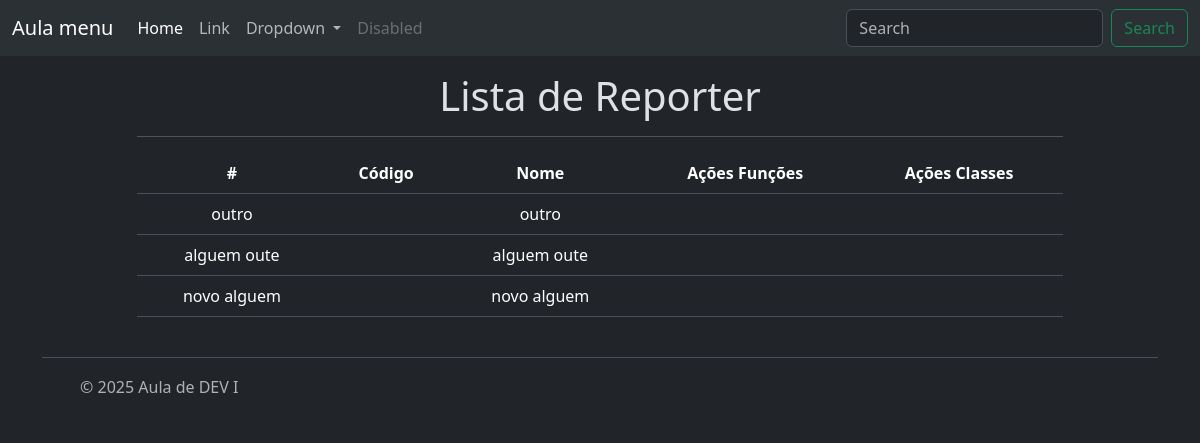
/relacionamentos/reporter/funcao/, run on an earlier commit of the app's database.
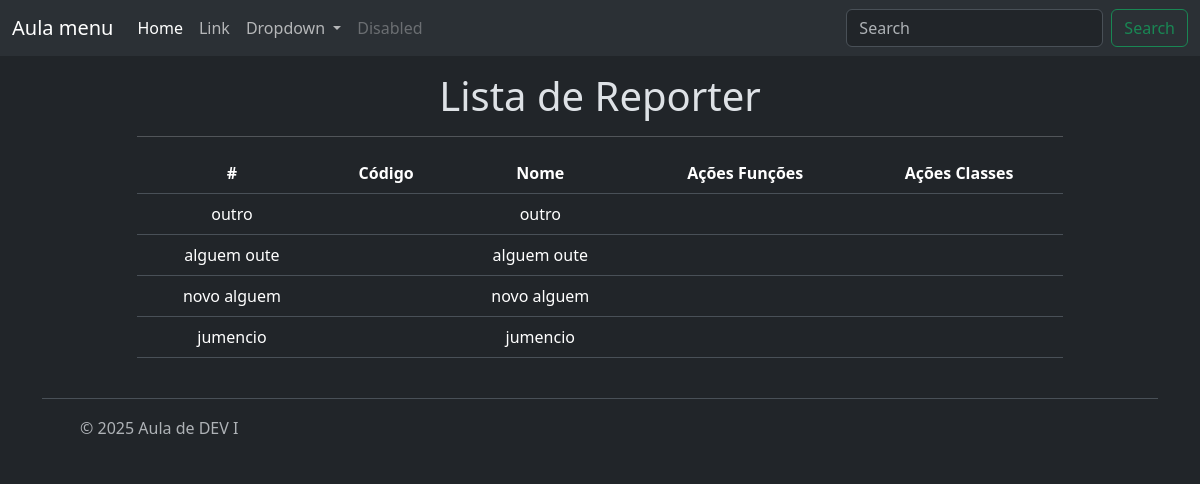
And on a later commit of the database.
### relacionamentos/models/reporter.py (models this page shows, shortened)
class Reporter(BaseModel):
    nome = models.CharField(max_length = 100,
                            validators=[MinLengthValidator(3)],
                            verbose_name='Reporter',
                            help_text=('Reportar Nome'))
    cpf = models.CharField(max_length = 11,
                           validators=[MinLengthValidator(11), validate_cpf],
                           help_text=('Digite seu cpf sem os pontos'),)
    email = models.CharField(max_length = 255,)
    objects = ReporterManager()

### relacionamentos/views/reporter.py (the view)
# urls.py: path('reporter/funcao/', reporter_list, name = "reporter_funcao_list"),
@require_http_methods(["GET"])
def reporter_list(request):
    reporter= Reporter.objects.all()
    contexto = {
        'reporter' : reporter,
    }
    return render(request, 'exemplos/reporter.html', contexto)

### relacionamentos/templates/exemplos/reporter.html (shortened to what this page needs)
{% extends 'base.html' %}
    {% block title %}
        {% if reporter %}
            <h1>Lista de Reporter </h1>
        {% else %}
            <h1>Nenhum Reporter Cadastrado </h1>
        {% endif %}
    {% endblock title %}
    {% block content %}
    {% if reporter %}
        <table class="table table-hover">
            <thead>
            <th>#</th>
            <th>Código</th>
            <th>Nome</th>
            <th>Ações Funções</th>
            <th>Ações Classes</th>
        </thead>
        <tbody>
        {% for reporterr in reporter %}
            <tr>
                <td>{{ reporterr.nome }}</td>
                <td>{{ reporterr.cod }}</td>
                <td>{{ reporterr.nome }}</td>
                <td>
                </td>
                <td>
                </td>
                </tr>
            {% endfor %}
            </tbody>
        </table>
    {% endif %}
    {% endblock content %}

### templates/base.html (shortened to what this page needs)
{% extends 'menu.html' %}
{% block main %}
    <div class="mt-3 mb-3">
        {% block title %}{% endblock title %}
        <hr/>
    </div>
    <div class="mb-3">
        {% block content %}{% endblock content %}
    </div>
{% endblock main %}

### templates/menu.html (shortened to what this page needs)
{% extends "minimal.html" %}
{% block menu %}
<nav class="navbar navbar-expand-lg bg-body-tertiary">
  <div class="container-fluid">
    <a class="navbar-brand" href="{% url 'index' %}">Aula menu</a>
    <div class="collapse navbar-collapse" id="navbarSupportedContent">
      <ul class="navbar-nav me-auto mb-2 mb-lg-0">
        <li class="nav-item">
          <a class="nav-link active" aria-current="page" href="{% url 'index' %}">Home</a>
        </li>
        <li class="nav-item">
          <a class="nav-link" href="#">Link</a>
        </li>
        <li class="nav-item dropdown">
          <a class="nav-link dropdown-toggle" href="#" role="button" data-bs-toggle="dropdown" aria-expanded="false">
            Dropdown
          </a>
        </li>
        <li class="nav-item">
          <a class="nav-link disabled" aria-disabled="true">Disabled</a>
        </li>
      </ul>
      <form class="d-flex" role="search">
        <input class="form-control me-2" type="search" placeholder="Search" aria-label="Search"/>
        <button class="btn btn-outline-success" type="submit">Search</button>
      </form>
    </div>
  </div>
</nav>
{% endblock menu %}

### templates/minimal.html (shortened to what this page needs)
<!doctype html>
<html lang="en" data-bs-theme="dark">
  <head>
    <link href="https://cdn.jsdelivr.net/npm/bootstrap@5.3.3/dist/css/bootstrap.min.css" rel="stylesheet">
    <link rel="stylesheet" href="https://cdn.jsdelivr.net/npm/bootstrap-icons@1.11.3/font/bootstrap-icons.min.css">
  </head>
  <body>
    {% block menu %}
    {% endblock menu %}
    <div class="container text-center">
      <div class="row">
        <div class="col-lg-1">
        </div>
        <div class="col-lg-10">
          {% block main %}
          {% endblock main %}
        </div>
        <div class="col-lg-1">
        </div>
      </div>
    </div>
    <div class="container">
      <footer class="navbar navbar-inverse d-flex flex-wrap justify-content-between align-items-center py-3 my-4 border-top navbar-fixed-bottom">
        <div class="col-md-4 d-flex align-items-center">
          <a href="/" class="mb-3 me-2 mb-md-0 text-body-secondary text-decoration-none lh-1">
            <svg class="bi" width="30" height="24"><use xlink:href="#bootstrap"></use></svg>
          </a>
          <span class="mb-3 mb-md-0 text-body-secondary">© {% now "Y" %} Aula de DEV I</span>
        </div>
        <ul class="nav col-md-4 justify-content-end list-unstyled d-flex">
          <li class="ms-3"><a class="text-body-secondary" href="#"><svg class="bi" width="24" height="24"><use xlink:href="#twitter"></use></svg></a></li>
          <li class="ms-3"><a class="text-body-secondary" href="#"><svg class="bi" width="24" height="24"><use xlink:href="#instagram"></use></svg></a></li>
          <li class="ms-3"><a class="text-body-secondary" href="#"><svg class="bi" width="24" height="24"><use xlink:href="#facebook"></use></svg></a></li>
        </ul>
      </footer>
    </div>
  </body>
</html>

What changed in the data, as far as the page shows it:
added Reporter: nome "jumencio"
